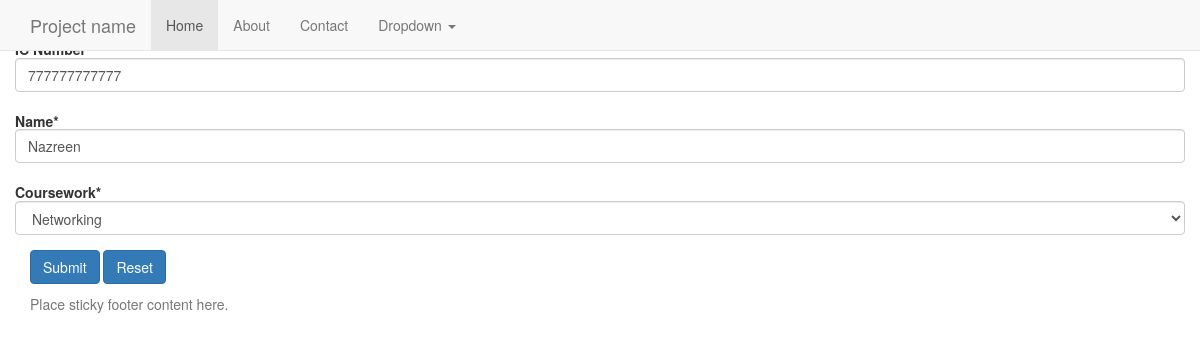
The page /7/edit (signed in) on the database as committed earlier.
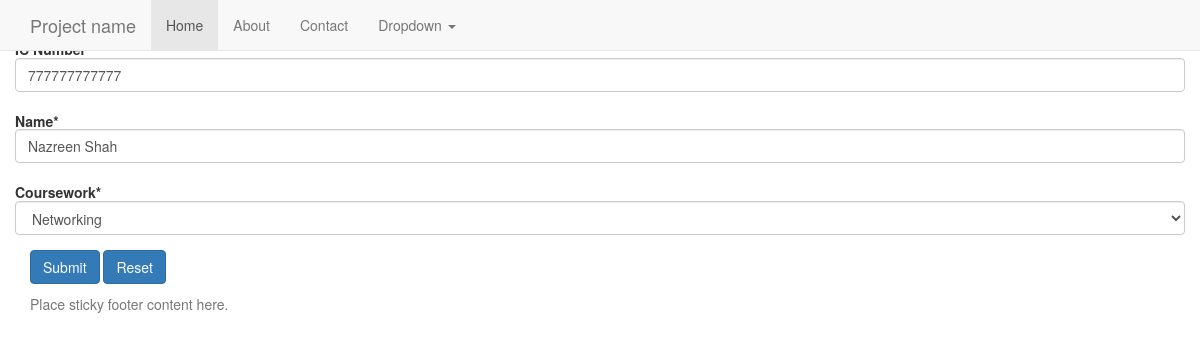
The same page on the database as committed later.
### student/models.py (models this page shows, shortened)
class Student(models.Model):
	PROGRAMMING = 'PR'
	NETWORKING = 'NT'
	PCTECH = 'PC'
	COURSE_CHOICES = (
		(PROGRAMMING, 'Programming'),
		(NETWORKING, 'Networking'),
		(PCTECH, 'PC Technichian'),
	)
	icnum = models.CharField('IC Number',max_length=12,unique=True,blank=False,null=False)
	name = models.CharField('Name',max_length=300,blank=False,null=False)
	course = models.CharField('Coursework',max_length=2,choices=COURSE_CHOICES,default=PCTECH)
	createdby = models.ForeignKey('auth.User',on_delete=models.CASCADE)
	created_date = models.DateTimeField('Created Date',auto_now_add=True)

### student/views.py (the view)
# urls.py: url(r'^(?P<pk>\d+)/edit$', views.student_edit, name='student_edit'),
@login_required(login_url='/accounts/login/')
def student_edit(request,pk):
    student = get_object_or_404(Student, pk=pk)
    if request.method == "POST":
        form = StudentForm(request.POST,instance=student)
        if form.is_valid():
            student = form.save(commit=False)
            student.createdby = request.user
            student.save()
            messages.success(request, "Student record with ID: " + str(student.pk) + " has been updated! ")
            return redirect(reverse_lazy('student_detail',kwargs={'pk': student.pk }))
    else:
        form = StudentForm(instance=student)
    return render(request, 'student/student_edit.html', {'form': form})

### student/forms.py (shortened to what this page needs)
class StudentForm(forms.ModelForm):
    def __init__(self, *args, **kwargs):
        super(StudentForm, self).__init__(*args, **kwargs)
        self.helper = FormHelper(self)
        self.helper.form_class = 'form-horizontal'
        self.helper.layout.append(Submit('submit_change', 'Submit', css_class="btn-primary"))
        self.helper.layout.append(HTML('<a class="btn btn-primary" href={% url "student_home" %}>Reset</a>'))
    class Meta:
        model = Student
        fields = ('icnum', 'name', 'course',)

### templates/student/student_edit.html
{% extends 'base.html' %}
{% load crispy_forms_tags %}
{% block content %}
    <h5>Edit Student<h5>
    {% crispy form %}
{% endblock %}

Rows that differ between the two databases and show on the page:
changed Student "Networking": name "Nazreen" → "Nazreen Shah"
